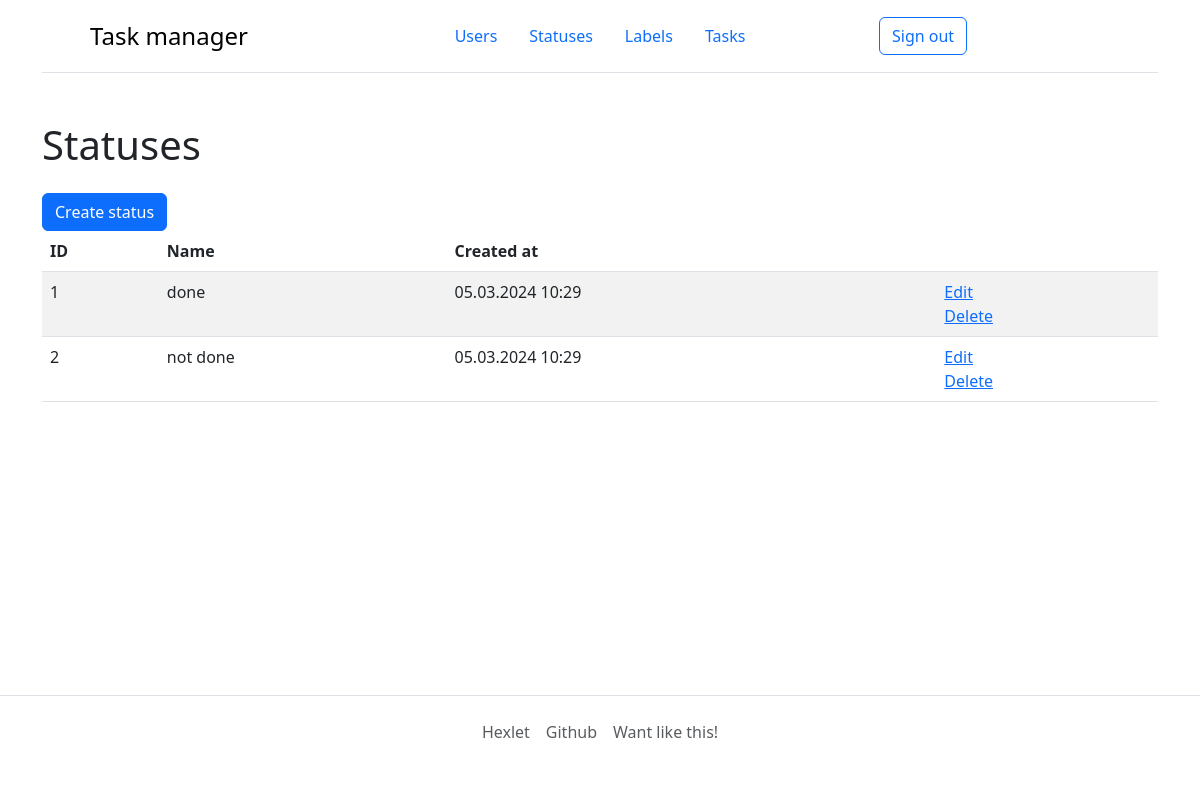
Screenshot of /statuses/ (signed in) with the database file from the repository.
### task_manager/statuses/models.py (models this page shows, shortened)
class Status(models.Model):
    name = models.CharField(max_length=255, unique=True)
    created_at = models.DateTimeField(auto_now_add=True)
    class Meta:
        verbose_name = _('Status')
        verbose_name_plural = _('Statuses')

### task_manager/statuses/views.py (the view)
# urls.py: path('', ListStatusView.as_view(), name='status_index'),
class ListStatusView(LoginRequired, ListView):
    model = Status
    context_object_name = 'statuses'
    template_name = 'status/index.html'

### task_manager/service_tools/permissions.py (called while the page is built)
    def dispatch(self, request, *args, **kwargs):
        if not request.user.is_authenticated:
            messages.error(request, self.err_message)
            return redirect(reverse_lazy('login'))
        return super().dispatch(request, *args, **kwargs) # noqa

### task_manager/templates/status/index.html (shortened to what this page needs)
{% extends "basement.html" %}
{% load django_bootstrap5 i18n %}
{% block content %}
    <h1 class="my-4">{% trans 'Statuses' %}</h1>
    <form action="{% url 'status_create' %}">
    {% trans 'Create status' as button_name %}
    {% bootstrap_button button_type='submit' content=button_name %}
    </form>
    <table class="table table-striped">
        <thead>
            <tr>
                <th>ID</th>
                <th>{% trans "Name" %}</th>
                <th>{% trans "Created at" %}</th>
                <th></th>
            </tr>
        </thead>
        {% if statuses %}
        <tbody>
        {% for status in statuses %}
            <tr>
                <td>{{ status.pk }}</td>
                <td>{{ status.name }}</td>
                <td>{{ status.created_at|date:"d.m.Y H:i" }}</td>
                <td>
                    <a href="{% url 'status_update' status.pk %}">{% trans "Edit" %}</a>
                    <br>
                    <a href="{% url 'status_delete' status.pk %}">{% trans "Delete" %}</a>
                </td>
            </tr>
        {% endfor %}
        </tbody>
        {% endif %}
    </table>
{% endblock %}

### rows the page displays
Status: pk "1", name "done", created_at "05.03.2024 10:29"
Status: pk "2", name "not done", created_at "05.03.2024 10:29"

### other values shown
{{ title_ }} "Task manager"
